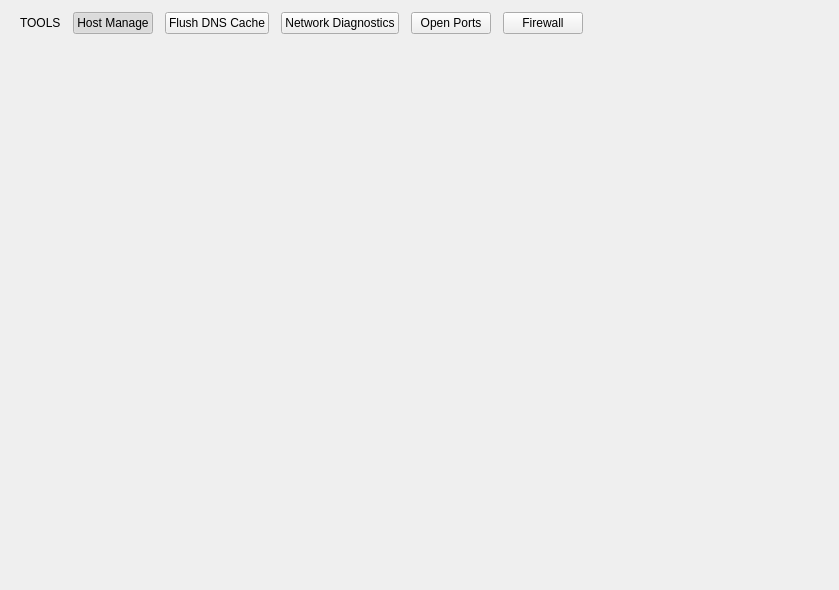
<?xml version="1.0" encoding="UTF-8"?>
<ui version="4.0">
 <class>HelpersPage</class>
 <widget class="QWidget" name="HelpersPage">
  <property name="geometry">
   <rect>
    <x>0</x>
    <y>0</y>
    <width>839</width>
    <height>590</height>
   </rect>
  </property>
  <property name="windowTitle">
   <string>Helpers</string>
  </property>
  <layout class="QGridLayout" name="gridLayout">
   <property name="leftMargin">
    <number>20</number>
   </property>
   <property name="topMargin">
    <number>12</number>
   </property>
   <property name="rightMargin">
    <number>20</number>
   </property>
   <property name="bottomMargin">
    <number>16</number>
   </property>
   <property name="spacing">
    <number>10</number>
   </property>
   <item row="2" column="0" colspan="3">
    <widget class="QStackedWidget" name="stackedWidget"/>
   </item>
   <item row="1" column="0" colspan="3">
    <widget class="QWidget" name="nav" native="true">
     <layout class="QHBoxLayout" name="navLayout">
      <property name="spacing">
       <number>12</number>
      </property>
      <property name="leftMargin">
       <number>0</number>
      </property>
      <property name="topMargin">
       <number>0</number>
      </property>
      <property name="rightMargin">
       <number>0</number>
      </property>
      <property name="bottomMargin">
       <number>0</number>
      </property>
      <item alignment="Qt::AlignVCenter">
       <widget class="QLabel" name="lblToolsSection">
        <property name="text">
         <string>TOOLS</string>
        </property>
       </widget>
      </item>
      <item alignment="Qt::AlignLeft">
       <widget class="QPushButton" name="btnHostManage">
        <property name="cursor">
         <cursorShape>PointingHandCursor</cursorShape>
        </property>
        <property name="focusPolicy">
         <enum>Qt::NoFocus</enum>
        </property>
        <property name="text">
         <string>Host Manage</string>
        </property>
        <property name="checkable">
         <bool>true</bool>
        </property>
        <property name="checked">
         <bool>true</bool>
        </property>
        <attribute name="buttonGroup">
         <string notr="true">buttonGroup</string>
        </attribute>
       </widget>
      </item>
      <item alignment="Qt::AlignLeft">
       <widget class="QPushButton" name="btnFlushDNS">
        <property name="cursor">
         <cursorShape>PointingHandCursor</cursorShape>
        </property>
        <property name="focusPolicy">
         <enum>Qt::NoFocus</enum>
        </property>
        <property name="text">
         <string>Flush DNS Cache</string>
        </property>
        <property name="visible">
         <bool>false</bool>
        </property>
       </widget>
      </item>
      <item alignment="Qt::AlignLeft">
       <widget class="QPushButton" name="btnNetDiag">
        <property name="cursor">
         <cursorShape>PointingHandCursor</cursorShape>
        </property>
        <property name="focusPolicy">
         <enum>Qt::NoFocus</enum>
        </property>
        <property name="text">
         <string>Network Diagnostics</string>
        </property>
        <property name="checkable">
         <bool>true</bool>
        </property>
        <attribute name="buttonGroup">
         <string notr="true">buttonGroup</string>
        </attribute>
       </widget>
      </item>
      <item alignment="Qt::AlignLeft">
       <widget class="QPushButton" name="btnOpenPorts">
        <property name="cursor">
         <cursorShape>PointingHandCursor</cursorShape>
        </property>
        <property name="focusPolicy">
         <enum>Qt::NoFocus</enum>
        </property>
        <property name="text">
         <string>Open Ports</string>
        </property>
        <property name="checkable">
         <bool>true</bool>
        </property>
        <attribute name="buttonGroup">
         <string notr="true">buttonGroup</string>
        </attribute>
       </widget>
      </item>
      <item alignment="Qt::AlignLeft">
       <widget class="QPushButton" name="btnFirewall">
        <property name="cursor">
         <cursorShape>PointingHandCursor</cursorShape>
        </property>
        <property name="focusPolicy">
         <enum>Qt::NoFocus</enum>
        </property>
        <property name="text">
         <string>Firewall</string>
        </property>
        <property name="checkable">
         <bool>true</bool>
        </property>
        <attribute name="buttonGroup">
         <string notr="true">buttonGroup</string>
        </attribute>
       </widget>
      </item>
      <item>
       <spacer name="horizontalSpacer">
        <property name="orientation">
         <enum>Qt::Horizontal</enum>
        </property>
        <property name="sizeHint" stdset="0">
         <size>
          <width>40</width>
          <height>20</height>
         </size>
        </property>
       </spacer>
      </item>
     </layout>
    </widget>
   </item>
  </layout>
 </widget>
 <resources/>
 <connections/>
 <buttongroups>
  <buttongroup name="buttonGroup"/>
 </buttongroups>
</ui>
